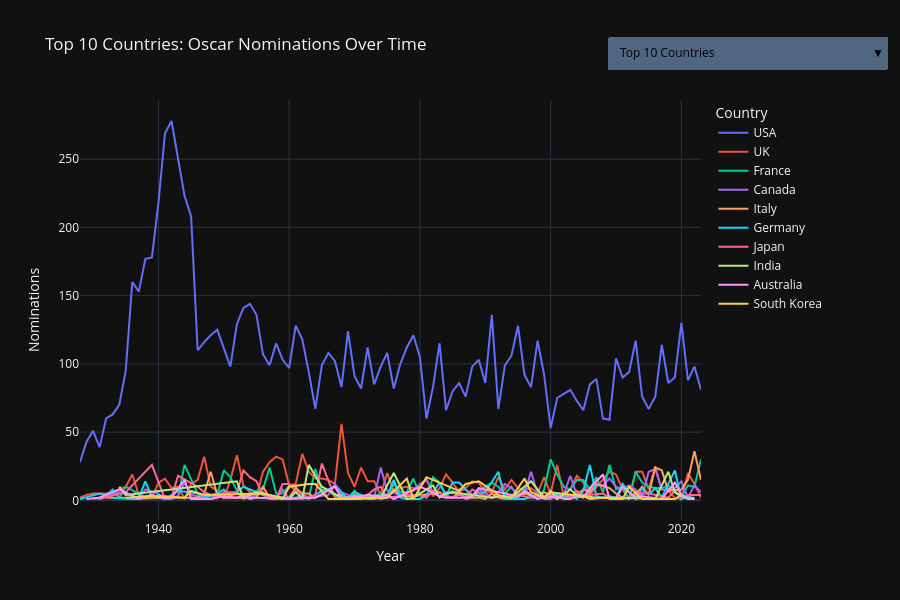

Notebook source saved alongside this figure:
### Markdown cell above
### Charts

### Code cell
fig = go.Figure()

# Add tracks for the top ten countries
for i, country in enumerate(top_10_countries):
    data = annual_country_stats[annual_country_stats['country'] == country]
    fig.add_trace(go.Scatter(
        x=data['year_film'],
        y=data['nominations'],
        mode='lines',
        name=country,
        visible=True,
        line=dict(color=px.colors.qualitative.Plotly[i % 10], width=2),
        customdata=np.stack((
            data['wins'],
            data['films_produced'],
            data['nomination_density']
        ), axis=-1),
        hovertemplate=(
            "<b>%{fullData.name} %{x}</b> <br>"
            "<b>Nominations:</b> %{y}, <b>Wins:</b> %{customdata[0]}<br>"
            "<b>Films Produced:</b> %{customdata[1]}<br>"
            "<extra></extra>"
        )
    ))

# Add tracks for the selected countries
for country in selected_countries:
    data = annual_country_stats[annual_country_stats['country'] == country]
    fig.add_trace(go.Scatter(
        x=data['year_film'],
        y=data['nominations'],
        mode='lines+markers',
        name=country,
        visible=False,
        line=dict(color='#2ca02c', width=3),
        marker=dict(size=8),
        customdata=np.stack((
            data['wins'],
            data['films_produced'],
            data['nomination_density']
        ), axis=-1),
        hovertemplate=(
            "<b>%{fullData.name}</b> <br>"
            "<b>Year:</b> %{x}<br>"
            "<b>Nominations:</b> %{y}<br>"
            "<b>Wins:</b> %{customdata[0]}<br>"
            "<b>Films Produced:</b> %{customdata[1]}<br>"
            "<b>Nomination Density:</b> %{customdata[2]:.3f}<br>"
            "<extra></extra>"
        )
    ))

# Create a dropdown menu
dropdown_options = [
    {'label': 'Top 10 Countries',
     'method': 'update',
     'args': [{'visible': [True]*10 + [False]*len(selected_countries)},
              {'title': 'Top 10 Countries: Oscar Nominations Over Time',
               'yaxis': {'title': 'Nominations'}}]}
]

for i, country in enumerate(selected_countries):
    dropdown_options.append(
        {'label': f'{country} (Total: {annual_country_stats[annual_country_stats["country"]==country]["nominations"].sum()})',
         'method': 'update',
         'args': [{'visible': [False]*10 + [j == i for j in range(len(selected_countries))]},
                  {'title': f'Oscar Nominations for {country}',
                   'yaxis': {'type': 'linear', 'title': 'Number of Nominations'}}]}
    )


fig.update_layout(

    updatemenus=[{
        'buttons': dropdown_options,
        'direction': 'down',
        'showactive': True,
        'x': 0.85,
        'xanchor': 'left',
        'y': 1.15,
        'yanchor': 'top',
        'font': {'color': '#000'},
    }],
    title="Top 10 Countries: Oscar Nominations Over Time",
    xaxis_title="Year",
    yaxis_title="Nominations",
    height=600,
    hovermode='x unified',
    legend_title="Country"
)
fig.show()
